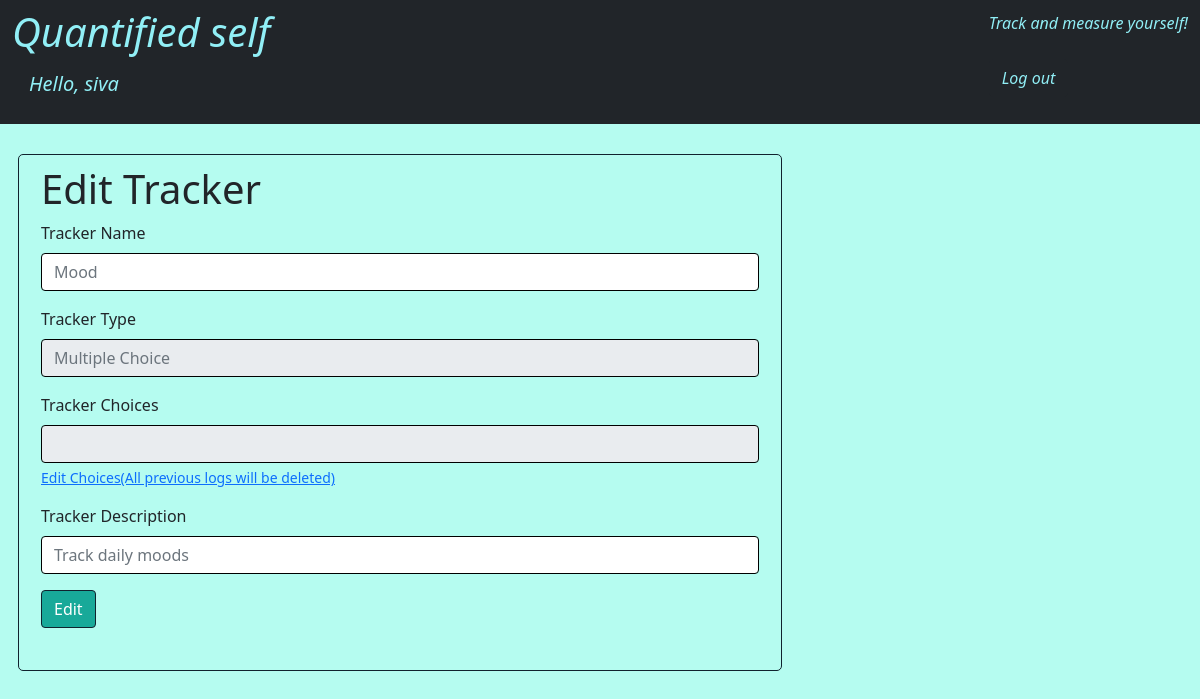
Page /user/sathya/16/edit (signed in) on the committed database.
### models.py (models this page shows, shortened)
class Users(db.Model, UserMixin):
    __tablename__ = "Users"
    uid = db.Column(db.Integer, autoincrement=True, primary_key=True)
    uname = db.Column(db.String, nullable=False, unique=True)
    password = db.Column(db.String(), nullable=False)
    trackers = db.relationship("Trackers", secondary="Enrollments")

class Trackers(db.Model):
    __tablename__ = "Trackers"
    trid = db.Column(db.Integer, autoincrement=True, primary_key=True)
    trname = db.Column(db.String, nullable=False, unique=True)
    trtype = db.Column(db.String, nullable=False)
    trdesc = db.Column(db.String)

### application/user.py (the view, shortened to what this page needs)
@app.route("/user/<uname>/<int:trid>/edit", methods=['GET', 'POST'])
@login_required
def user_tracker_edit(uname,trid):
    if request.method == 'GET':
        tracker = Trackers.query.filter_by(trid=trid).one()
        selectable_values = None
        if tracker.trtype == "Multiple Choice":
            try:
                selectable_values = Selectables.query.filter_by(trid=trid).one()
            except:
                pass
        return render_template("useredittracker.html", tracker=tracker, selectable_values = selectable_values, uname=current_user.uname, trid=trid)

### application/user.py (called while the page is built)
@login.user_loader
def load_user(uid):
    return Users.query.filter_by(uid=uid).first()

### templates/useredittracker.html (shortened to what this page needs)
<!DOCTYPE html>
<html lang="en">
  <head>
    <link href="https://cdn.jsdelivr.net/npm/bootstrap@5.1.3/dist/css/bootstrap.min.css" rel="stylesheet">
  </head>
<body >
    <nav class="navbar navbar-dark bg-dark">
        <div class="container-fluid">
           <h1 class="italic" style="color:#91eff6;">Quantified self <br><a class="btn btn-lg" style="color:#91eff6;" href="/user/{{uname}}/home">Hello, {{uname}}</a></h1>
           <br>
           <p class="italic" style="color:#91eff6;">Track and measure yourself!<br><br><a href="/user/logout" class="btn btn-dark" style="color:#91eff6">Log out</a></p>
        </div>
     </nav>
    <div id="main" class="col-md-8">
      <div class="container-fluid" style="padding: 30px">
        <div class="row" style="border: 1px solid #10222E; border-radius: 5px; padding: 10px;">
            <h1>Edit Tracker</h1>
            <form action="/user/{{uname}}/{{trid}}/edit" method="POST" id="tracker-edit-form">
                <div class="row">
                  <div class="mb-3">
                    <label for="trname" class="form-label">Tracker Name</label>
                    <input type="text" class="form-control" id="trname" name="trname" style="border: 1px solid black;" placeholder="{{tracker.trname}}">
                  </div>
                  <div class="mb-3">
                    <label for="trtype" class="form-label">Tracker Type</label>
                    <input type="text" class="form-control" id="trtype" name="trtype" style="border: 1px solid black;" placeholder="{{tracker.trtype}}" disabled readonly>
                  </div>
                  {% if tracker.trtype == "Multiple Choice" %}
                  <div class="mb-3">
                    <label for="trackerChoices" class="form-label">Tracker Choices</label>
                    <input type="text" class="form-control" id="trtype" name="trtype" style="border: 1px solid black;" placeholder="{{selectable_values.selectables}}" disabled readonly>
                    <div class="form-text"><a href="/user/{{uname}}/{{tracker.trid}}/editselectables">Edit Choices(All previous logs will be deleted)</a></div>
                  {% endif %}
                  </div>
                  <div class="mb-3">
                    <label for="trdesc" class="form-label">Tracker Description</label>
                    <input type="text" class="form-control" id="trdesc" name="trdesc" style="border: 1px solid black;" placeholder="{{tracker.trdesc}}">
                  </div>
                  <div class="col-auto mb-3">
                    <input type="submit" class="btn btn-primary mb-3" value="Edit" style="border: 0.5px solid #10222E; background-color: #18A999; color: white;">
                  </div>
        </div>
      </div>
    </div>
</body>
</html>

### templates/useredittracker.html (style rules this page uses)
body { background-color:rgba(52, 247, 214, 0.359) }
h1.italic { font-style:italic }
p.italic { font-style:italic }

### rows in the picture
Users: uname "siva"
Trackers: trname "Mood", trtype "Multiple Choice", trdesc "Track daily moods"
